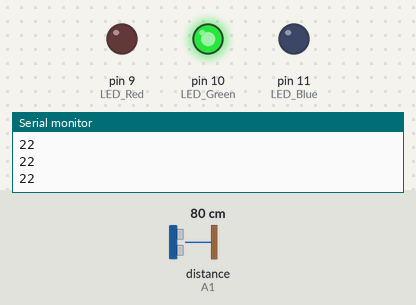
Simulated run of this sketch. Board: Arduino Uno, built with avr-gcc and run on an emulated ATmega328P. On the bench: output pins drawn as LEDs (lit = HIGH), the last lines printed to the serial monitor. Wiring (inferred from the names in the program): ultrasonic range finder: trigger A0; echo A1. The inputs (shaded band) are chosen by the test bench; at power-on: distance to the obstacle (sensor on A1) 80 cm. The echo pulse lasts 58.3 µs per cm; pins used as bus, display or sensor lines are not drawn.

Above: at 1.3 s.
1.4 s: distance to the obstacle (sensor on A1) set to 43 cm
2.9 s: distance to the obstacle (sensor on A1) set to 37 cm
At 4.0 s:
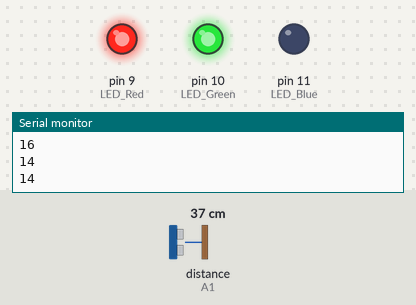
4.5 s: distance to the obstacle (sensor on A1) set to 2 cm
At 5.4 s:
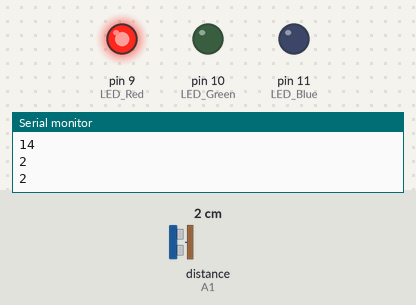
6.0 s: distance to the obstacle (sensor on A1) set to 35 cm
At 6.7 s:
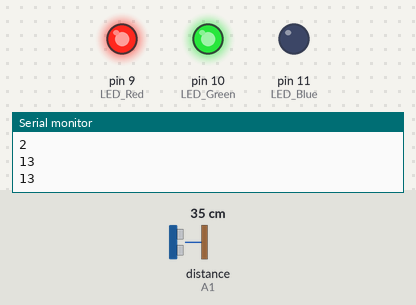
7.5 s: distance to the obstacle (sensor on A1) set to 4 cm
At 8.1 s:
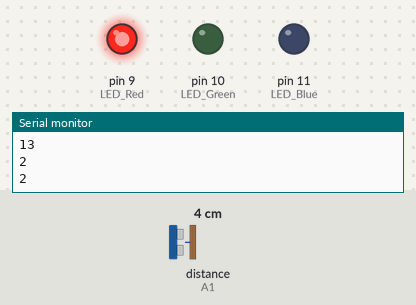
Timing chart, 0 to 10.0 s (numbered marks = the images above; inputs shaded):
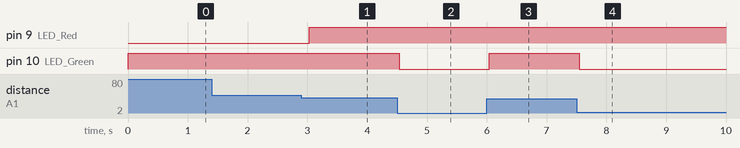

Measured:
- the behaviour switches between 41 and 40 cm on distance to the obstacle (sensor on A1) (found by bisection; images 0 and 1)
- after the input at 2.9 s, pin 9 (LED_Red): LOW → HIGH after 0.13 s
- after the input at 4.5 s, pin 10 (LED_Green): HIGH → LOW at once
- after the input at 6.0 s, pin 10 (LED_Green): LOW → HIGH at once
- after the input at 7.5 s, pin 10 (LED_Green): HIGH → LOW after 0.05 s

The sketch:

LAb9_4711_352_.ino
```cpp
const int pingTrig = A0;
const int pingEcho = A1;
int LED_Red = 9;
int LED_Green = 10;
int LED_Blue = 11;
void setup() {
  // initialize serial communication
  Serial.begin(9600);
  // initialize sensor pins
  pinMode(pingTrig, OUTPUT);
  pinMode(pingEcho,  INPUT);
  pinMode(LED_Red, OUTPUT);
  pinMode(LED_Blue, OUTPUT);
  pinMode(LED_Green, OUTPUT);

}

void loop()
{
  // establish variables for duration of the ping,
  // and the distance result in inches:
  long duration, inches;

  int led_brightness = 0;

  // The HC-SR04 is triggered by a HIGH pulse of 2 or more microseconds.
  // Give a short LOW pulse beforehand to ensure a clean HIGH pulse
  digitalWrite(pingTrig,  LOW);
  delayMicroseconds( 5);
  digitalWrite(pingTrig, HIGH);
  delayMicroseconds(10);
  digitalWrite(pingTrig,  LOW);

  // The Echo pin is used to read the signal from HC-SR04; a HIGH
  // pulse whose duration is the time (in microseconds) from the sending
  // of the ping to the reception of its echo off of an object.

  duration = pulseIn(pingEcho, HIGH);

  // convert the time into a distance
  inches = microsecondsToInches(duration);
  inches = constrain(inches, 2, 22);

//  led_brightness = map(inches, 2, 22, 0, 255);

  if (inches >= 2 && inches <= 8) {
     digitalWrite(LED_Red, HIGH);
     digitalWrite(LED_Green, LOW);
  }
  else if (inches >= 9 && inches <= 15) {
     digitalWrite(LED_Green, HIGH);
     digitalWrite(LED_Red, HIGH);
  }
  else if (inches >= 16 && inches <= 22){
     digitalWrite(LED_Green, HIGH);
     digitalWrite(LED_Red, LOW);
  }
  else {
    digitalWrite(LED_Green, LOW);
     digitalWrite(LED_Red, LOW);
  }
//  analogWrite(LED_Red, led_brightness);
  Serial.println(inches);

  delay(500);
}

long microsecondsToInches(long microseconds)
{
  // According to datasheet for the Ping sensor, there are
  // 73.746 microseconds per inch (i.e. sound travels at 1130 feet per
  // second). Dividing by 74 gives the distance travelled by the ping, outbound
  // and return, so we divide by 2 to get the distance of the obstacle.

  return microseconds / 74 / 2;
}
```
